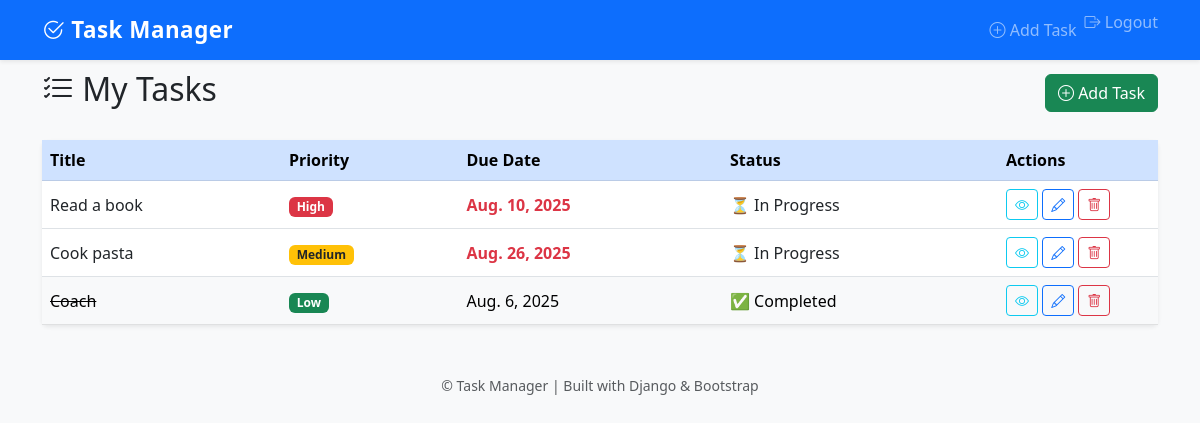
The page /tasks/ (signed in) on the database its author committed.
### tasks/models.py (models this page shows, shortened)
class Task(models.Model):
    title = models.CharField(max_length=200)
    description = models.TextField(blank=True)
    completed = models.BooleanField(default=False)
    priority = models.IntegerField(default=1)
    due_date = models.DateField(null=True, blank=True)
    user = models.ForeignKey(User, on_delete=models.CASCADE)

### tasks/views.py (the view)
# urls.py: path('', views.task_list, name='task_list'),
@login_required
def task_list(request):
    tasks = Task.objects.filter(user=request.user).order_by('completed', 'due_date')
    return render(request, 'tasks/task_list.html', {
        'tasks': tasks,
        'today': date.today()
    })

### tasks/templates/tasks/task_list.html
{% extends 'tasks/base.html' %}
{% block content %}
<div class="d-flex justify-content-between align-items-center mb-4">
    <h2><i class="bi bi-list-check"></i> My Tasks</h2>
    <a href="{% url 'task_create' %}" class="btn btn-success"><i class="bi bi-plus-circle"></i> Add Task</a>
</div>
{% if tasks %}
<table class="table table-hover align-middle shadow-sm bg-white rounded">
    <thead class="table-primary">
        <tr>
            <th>Title</th>
            <th>Priority</th>
            <th>Due Date</th>
            <th>Status</th>
            <th style="width: 160px;">Actions</th>
        </tr>
    </thead>
    <tbody>
        {% for task in tasks %}
        <tr {% if task.completed %}class="table-light text-muted"{% endif %}>
            <td>
                {% if task.completed %}
                    <del>{{ task.title }}</del>
                {% else %}
                    {{ task.title }}
                {% endif %}
            </td>
            <td>
                {% if task.priority == 3 %}
                    <span class="badge bg-danger">High</span>
                {% elif task.priority == 2 %}
                    <span class="badge bg-warning text-dark">Medium</span>
                {% else %}
                    <span class="badge bg-success">Low</span>
                {% endif %}
            </td>
            <td>
                {% if task.due_date %}
                    {% if not task.completed and task.due_date < today %}
                        <span class="text-danger fw-bold">{{ task.due_date }}</span>
                    {% else %}
                        {{ task.due_date }}
                    {% endif %}
                {% else %}
                    <span class="text-muted">No due date</span>
                {% endif %}
            </td>
            <td>
                {% if task.completed %}
                    ✅ Completed
                {% else %}
                    ⏳ In Progress
                {% endif %}
            </td>
            <td>
                <a href="{% url 'task_detail' task.pk %}" class="btn btn-sm btn-outline-info"><i class="bi bi-eye"></i></a>
                <a href="{% url 'task_update' task.pk %}" class="btn btn-sm btn-outline-primary"><i class="bi bi-pencil"></i></a>
                <a href="{% url 'task_delete' task.pk %}" class="btn btn-sm btn-outline-danger"><i class="bi bi-trash"></i></a>
            </td>
        </tr>
        {% endfor %}
    </tbody>
</table>
{% else %}
    <div class="alert alert-info shadow-sm">No tasks yet. <a href="{% url 'task_create' %}">Create one now!</a></div>
{% endif %}
{% endblock %}

### tasks/templates/tasks/style.css (style rules this page uses)
body { background-color: #f8f9fa; }

### rows shown on the page
Task: title "Read a book", priority "High", due_date "Aug. 10, 2025", completed "⏳ In Progress"
Task: title "Cook pasta", priority "Medium", due_date "Aug. 26, 2025", completed "⏳ In Progress"
Task: title "Coach", priority "Low", due_date "Aug. 6, 2025", completed "✅ Completed"
